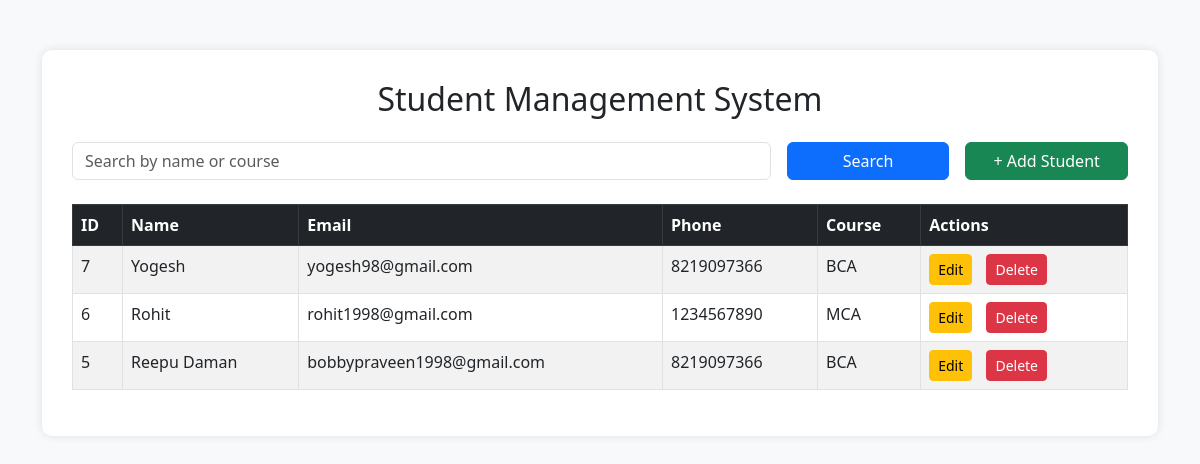
The page / on the database its author committed.
### tables this page shows
CREATE TABLE `students` (
  `id` int(11) NOT NULL,
  `name` varchar(255) NOT NULL,
  `email` varchar(255) NOT NULL,
  `phone` varchar(50) NOT NULL,
  `course` varchar(100) NOT NULL
);

### index.php (the view, shortened to what this page needs)
<?php
include 'db.php';
?>
<!DOCTYPE html>
<html lang="en">
<head>
  <link href="https://cdn.jsdelivr.net/npm/bootstrap@5.3.0/dist/css/bootstrap.min.css" rel="stylesheet" />
</head>
<body>
<div class="container">
  <div class="table-container">
    <h2 class="text-center mb-4">Student Management System</h2>
    <form method="GET" class="row g-3 mb-4">
      <div class="col-md-8">
        <input type="text" name="search" class="form-control" placeholder="Search by name or course" value="<?= htmlspecialchars($_GET['search'] ?? '') ?>">
      </div>
      <div class="col-md-2">
        <button type="submit" class="btn btn-primary w-100">Search</button>
      </div>
      <div class="col-md-2">
        <a href="add.php" class="btn btn-success w-100">+ Add Student</a>
      </div>
    </form>
    <table class="table table-striped table-bordered">
      <thead class="table-dark">
        <tr>
          <th>ID</th>
          <th>Name</th>
          <th>Email</th>
          <th>Phone</th>
          <th>Course</th>
          <th>Actions</th>
        </tr>
      </thead>
      <tbody>
        <?php
        $search = $conn->real_escape_string($_GET['search'] ?? '');
        $sql = "SELECT * FROM students WHERE name LIKE '%$search%' OR course LIKE '%$search%' ORDER BY id DESC";
        $result = $conn->query($sql);
        if ($result && $result->num_rows > 0) {
          while($row = $result->fetch_assoc()) {
            echo "<tr>
              <td>{$row['id']}</td>
              <td>".htmlspecialchars($row['name'])."</td>
              <td>".htmlspecialchars($row['email'])."</td>
              <td>".htmlspecialchars($row['phone'])."</td>
              <td>".htmlspecialchars($row['course'])."</td>
              <td class='action-links'>
                <a href='edit.php?id={$row['id']}' class='btn btn-sm btn-warning'>Edit</a>
                <a href='delete.php?id={$row['id']}' class='btn btn-sm btn-danger' onclick=\"return confirm('Are you sure you want to delete this student?')\">Delete</a>
              </td>
            </tr>";
          }
        } else {
          echo "<tr><td colspan='6' class='text-center'>No students found.</td></tr>";
        }
        ?>
      </tbody>
    </table>
  </div>
</div>
</body>
</html>

### index.php (style rules this page uses)
body { background-color: #f8f9fa; }
.container { margin-top: 50px; }
.table-container { background: white; padding: 30px; box-shadow: 0 0 10px rgba(0,0,0,0.1); border-radius: 10px; }
.action-links a { margin-right: 10px; }

### rows shown on the page
students: id "7", name "Yogesh", email "yogesh98@gmail.com", phone "8219097366", course "BCA"
students: id "6", name "Rohit", email "rohit1998@gmail.com", phone "1234567890", course "MCA"
students: id "5", name "Reepu Daman", email "bobbypraveen1998@gmail.com", phone "8219097366", course "BCA"
